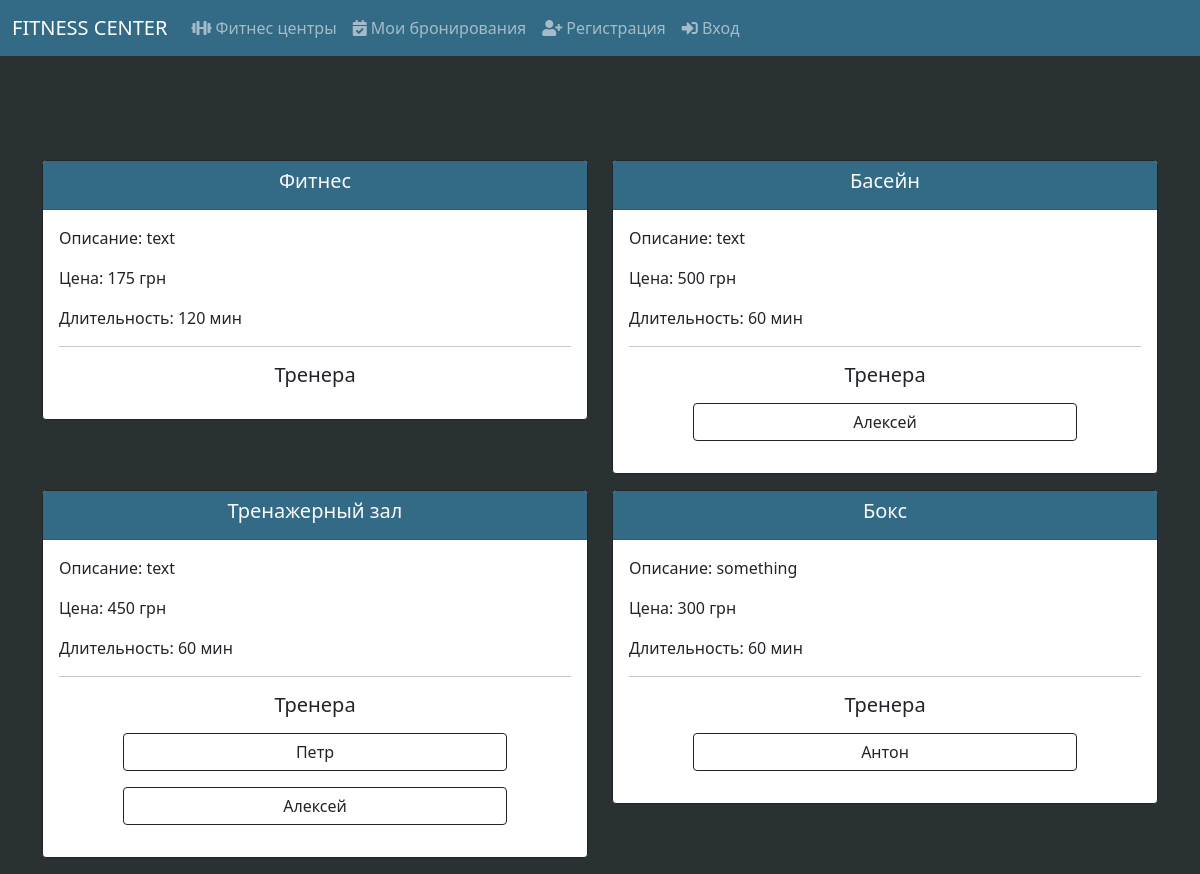
The page /fitness_center/1/services (signed in) on the database as committed earlier.
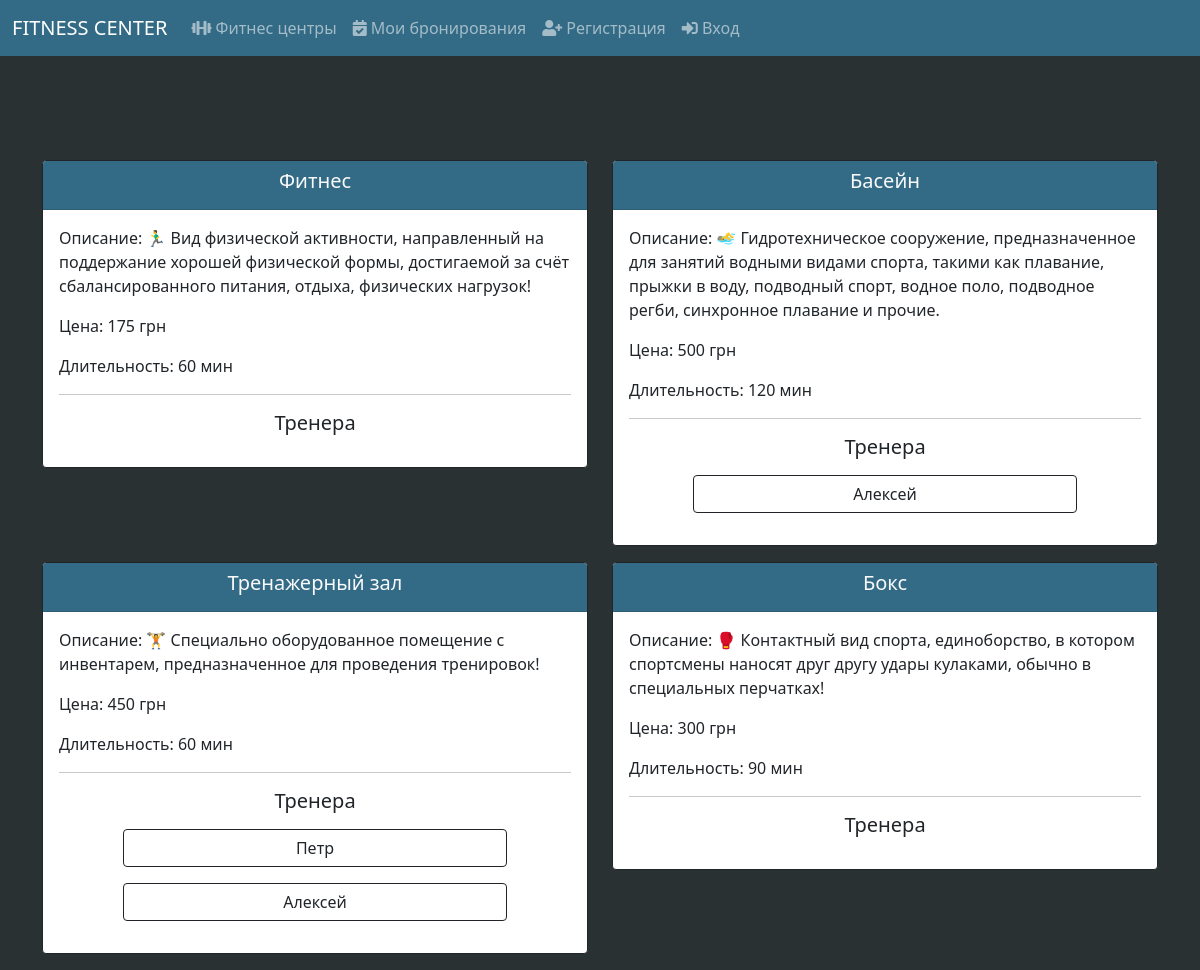
The same page on the database as committed later.
### Project_utils/models.py (models this page shows, shortened)
class Service(Base):
    __tablename__ = 'services'
    id = Column(Integer, primary_key=True, autoincrement=True, unique=True)
    name = Column(String(50), nullable=False)
    duration = Column(Integer, nullable=False)
    description = Column(String(250), nullable=False)
    price = Column(Integer, nullable=False)
    max_attendees = Column(Integer, nullable=False)

class Trainer(Base):
    __tablename__ = 'trainers'
    id = Column(Integer, primary_key=True, autoincrement=True, unique=True)
    name = Column(String(50), nullable=False)
    fitness_center_id = Column(Integer, ForeignKey('fitness_centers.id'), nullable=False)
    age = Column(Integer, nullable=False)
    gender = Column(String(50), nullable=False)
    fitness_center = relationship("FitnessCenter", back_populates="trainers")
    reviews = relationship("Review", back_populates="trainer")
    services = relationship("TrainerServices", back_populates="trainer")

### app.py (the view)
@app.get('/fitness_center/<int:fitness_center_id>/services')
@login_required
def get_services_page(fitness_center_id):
    user = session.get('user')
    services = Project_utils.db_session.query(Service).join(FitnessService,
                                                            Service.id == FitnessService.service_id).join(FitnessCenter,
                                                                                                          FitnessService.fitness_center_id == FitnessCenter.id).filter(
        FitnessService.fitness_center_id == fitness_center_id).all()
    trainers = Project_utils.db_session.query(Trainer).join(TrainerServices,
                                                            Trainer.id == TrainerServices.trainer_id).filter(
        Trainer.fitness_center_id == fitness_center_id).all()
    return render_template('services.html', title='Услуги', services=services, trainers=trainers)

### app.py (called while the page is built)
def login_required(func):
    @wraps(func)
    def wrapper(*args, **kwargs):
        if 'user' not in session:
            return redirect('/login')
        return func(*args, **kwargs)
    return wrapper

### templates/services.html (shortened to what this page needs)
{% extends "base.html" %}
{% block body %}
    <div class="container">
        <div class="row">
            <div class="container mb-5 text-center">
            </div>
        </div>
        <div class="row">
            {% for service in services %}
                <div class="col-6">
                    <div class="card mb-3 border-dark">
                        <div class="card-header text-light" style="background: #336b86">
                            <h5 class="card-title text-center">{{ service.name }}</h5>
                        </div>
                        <div class="card-body">
                            <div class="row">
                                <p class="card-text">Описание: {{ service.description }}</p>
                                <p class="card-text">Цена: {{ service.price }} грн</p>
                                <p class="card-text">Длительность: {{ service.duration }} мин</p>
                            </div>
                            <hr>
                            <div class="row">
                                <h5 class="card-title text-center mb-3">Тренера</h5>
                                <div class="container text-center">
                                    {% for trainer in trainers %}
                                        {% for trainer_service in trainer.services %}
                                            {% if trainer_service.service_id == service.id %}
                                                    <a class="btn btn-outline-dark w-75 mb-3"
                                                       href="/fitness_center/{{ trainer.fitness_center_id }}/trainers/{{ trainer.id }}/{{ trainer_service.service_id }}">{{ trainer.name }}</a>
                                            {% endif %}
                                        {% endfor %}
                                    {% endfor %}
                                </div>
                            </div>
                        </div>
                    </div>
                </div>
            {% endfor %}
        </div>
    </div>
{% endblock %}

Rows that differ between the two databases and show on the page:
no longer on this page (row unchanged): Trainer: name "Антон"
changed Service "Фитнес": description "text" → "🏃‍♂️ Вид физической активности, направленный на поддержание хорошей физической формы, достигаемой за счёт сбалансированного питания, отдыха, физических нагрузок!"; duration "120" → "60"
changed Service "Басейн": description "text" → "🏊‍♂️ Гидротехническое сооружение, предназначенное для занятий водными видами спорта, такими как плавание, прыжки в воду, подводный спорт, водное поло, подводное регби, синхронное плавание и прочие."; duration "60" → "120"
changed Service "Тренажерный зал": description "text" → "🏋️ Специально оборудованное помещение с инвентарем, предназначенное для проведения тренировок!"
changed Service "Бокс": description "something" → "🥊 Контактный вид спорта, единоборство, в котором спортсмены наносят друг другу удары кулаками, обычно в специальных перчатках!"; duration "60" → "90"
